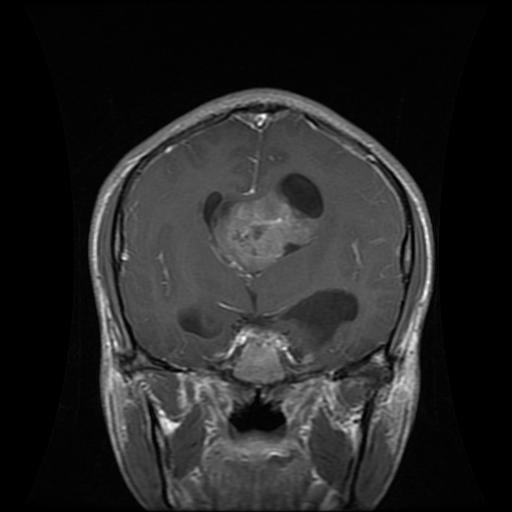
#> input picture brain-tumer-detection-backend/Training/glioma/Tr-glTr_0001.jpg, 512 x 512 px; its folder holds only this picture in this run
$ jupyter execute --allow-errors brain-tumor-model.ipynb   (shell and % lines are left out)
#> lines starting #> are read from the running program, lines starting #| are printed output that depends on the picture
### Cell 1: Import Libraries
- `os`, `random`, `json`, `time`: Standard Python modules for file operations, randomness, JSON handling, and timing.
- `torch`, `torchvision`, `torch.nn`: PyTorch and its vision utilities for deep learning.
- `cv2`: OpenCV for image processing.
- `numpy`: Numerical operations.
- `matplotlib.pyplot`, `seaborn`: Visualization libraries.
- `datasets`, `DataLoader`: PyTorch utilities for loading image datasets.
- `efficientnet_v2_s`, `EfficientNet_V2_S_Weights`: Pretrained EfficientNet model and weights.

[cell 1]
import os , random , json , time
import torch
import torchvision
import torch.nn as nn
import cv2
import numpy as np
import matplotlib.pyplot as plt
import seaborn as sns
from torchvision import datasets
from torch.utils.data import DataLoader
from torchvision.models import efficientnet_v2_s, EfficientNet_V2_S_Weights

### Cell 2: Set Dataset Paths
- `train_dir` and `test_dir` specify the folders containing training and testing images.

[cell 2]
train_dir = "Training"
test_dir = "Testing"

### Cell 3: Define Image Transformations
- Uses torchvision's `transforms` to preprocess images for training and testing.
- Converts grayscale images to 3 channels, resizes, normalizes, and converts to tensor.

[cell 3]
from torchvision import transforms

IMG_SIZE = 224
#> (the rest of this cell did not finish here and is left out)

### Cell 4: Load Datasets and Create DataLoaders
- Loads images using `ImageFolder` and applies transforms.
- Splits training data into train/validation sets.
- Creates PyTorch DataLoaders for batching and shuffling.

#> (a cell that did not finish here is left out)

### Cell 5: Visualize Sample Images
- Randomly selects 10 images from the training set.
- De-normalizes and plots them with their class labels.

#> (a cell that did not finish here is left out)

### Cell 6: Setup Device and Model
- Checks if a GPU is available and sets the device accordingly.
- Loads the EfficientNetV2-S model with pretrained weights.
- Modifies the final layer to match the number of classes in our dataset.

#> (a cell that did not finish here is left out)

### Cell 7: Print Device
- Confirms the device (CPU or GPU) being used for training.

#> (a cell that did not finish here is left out)

### Cell 8: Set Loss Function and Optimizer
- `lr`: Learning rate for the optimizer.
- `criterion`: Loss function, here CrossEntropyLoss is used for multi-class classification.
- `optimizer`: AdamW optimizer is used for training the model.

[cell 8]
import torch.optim as optim

lr = 0.003
#> (the rest of this cell did not finish here and is left out)

### Cell 9: Inspect DataLoader
- Prints the train_loader object to inspect its properties.

#> (a cell that did not finish here is left out)

### Cell 10: Inspect a Batch of Data
- Retrieves and prints the shape of a batch of images and labels from the train_loader.

#> (a cell that did not finish here is left out)

### Cell 11: Train the Model
- Defines the number of epochs and the path to save the best model.
- `evaluate` function: Evaluates the model on the given data loader.
- The model is trained using the training data, and its performance is validated using the validation data.

[cell 11]
import time

EPOCHS = 50
BEST_PATH = "best_model.pth"
best_acc = 0.0

def evaluate(model, loader, device, criterion):
    model.eval()
    total, correct, loss_total = 0, 0, 0.0

    with torch.no_grad():
        for x, y in loader:
            x, y = x.to(device), y.to(device)
            preds = model(x)
            loss = criterion(preds, y)

            loss_total += loss.item() * x.size(0)
            correct += (preds.argmax(1) == y).sum().item()
            total += y.size(0)

    avg_loss = loss_total / total
    avg_acc = correct / total
    return avg_loss, avg_acc

train_losses, val_losses = [], []
train_accs, val_accs = [], []

#> (the rest of this cell did not finish here and is left out)

### Cell 12: Plot Training History
- Plots the training and validation loss and accuracy over the epochs.

[cell 12]
plt.figure(figsize=(10,4))

# --- Loss Plot ---
plt.subplot(1,2,1)
plt.plot(train_losses, label='Train Loss')
plt.plot(val_losses, label='Val Loss')
plt.xlabel('Epoch')
plt.ylabel('Loss')
plt.title('Training vs Validation Loss')
plt.legend()

# --- Accuracy Plot ---
plt.subplot(1,2,2)
plt.plot(train_accs, label='Train Acc')
plt.plot(val_accs, label='Val Acc')
plt.xlabel('Epoch')
plt.ylabel('Accuracy')
plt.title('Training vs Validation Accuracy')
plt.legend()

plt.tight_layout()
plt.show()
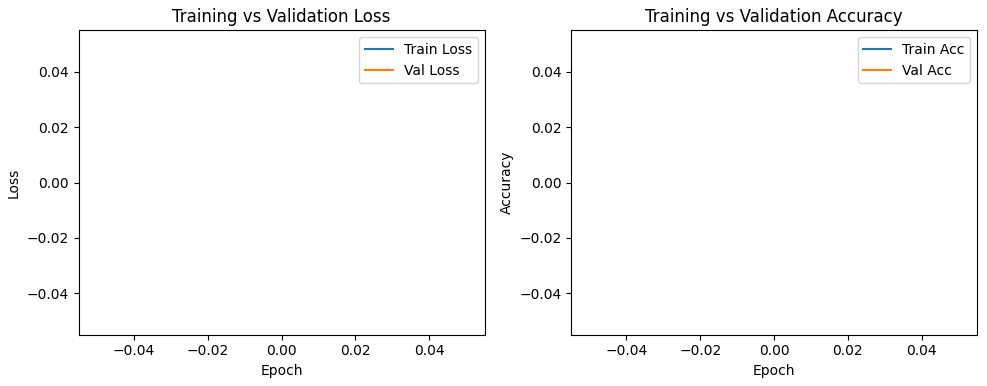
#> figure drawn by matplotlib, 2 panels

### Cell 13: Evaluate on Test Set
- The model is evaluated on the test set to determine its final accuracy.
- Confusion matrix is plotted to visualize the model's performance across different classes.

#> (a cell that did not finish here is left out)

#> (a cell that did not finish here is left out)

[cell 15]
from sklearn.metrics import confusion_matrix

#> (a cell that did not finish here is left out)

### Cell 14: Install OpenCV
- Installs the OpenCV package, if not already installed.

### Cell 15: Verify OpenCV Installation
- Checks the installed version of OpenCV.

[cell 17]
import cv2
print(cv2.__version__)

### Cell 16: Generate Masks for Tumor Segmentation
- For each tumor category, creates a binary mask where the tumor is located.
- Saves the generated masks in the specified mask directory.

[cell 18]
import os
import cv2
import numpy as np

train_root = "Training"
mask_root = "Training_masks"

# Get all tumor categories
categories = [cat for cat in os.listdir(train_root) if os.path.isdir(os.path.join(train_root, cat))]

for cat in categories:
    img_dir = os.path.join(train_root, cat)
    mask_dir = os.path.join(mask_root, cat)

    # Create mask folder if not exists
    os.makedirs(mask_dir, exist_ok=True)

    img_files = [f for f in os.listdir(img_dir) if f.lower().endswith(('.jpg', '.png', '.jpeg'))]

    print(f"Processing category: {cat}, Total images: {len(img_files)}")

    for img_name in img_files:
        img_path = os.path.join(img_dir, img_name)
        mask_path = os.path.join(mask_dir, img_name)

        # Skip if mask already exists
        if os.path.exists(mask_path):
            continue

        # Read and preprocess
        img = cv2.imread(img_path, cv2.IMREAD_GRAYSCALE)
        if img is None:
            continue

        # Normalize & blur
        img = cv2.GaussianBlur(img, (5, 5), 0)

        # Adaptive or Otsu thresholding
        _, mask = cv2.threshold(img, 0, 255, cv2.THRESH_BINARY + cv2.THRESH_OTSU)

        # Morphological operations to clean small noise
        kernel = np.ones((3, 3), np.uint8)
        mask = cv2.morphologyEx(mask, cv2.MORPH_CLOSE, kernel, iterations=2)
        mask = cv2.morphologyEx(mask, cv2.MORPH_OPEN, kernel, iterations=1)

        # Optionally invert mask if needed (tumor may appear dark)
        white_ratio = np.sum(mask == 255) / mask.size
        if white_ratio > 0.9:  # too bright => invert
            mask = cv2.bitwise_not(mask)

        # Save mask
        cv2.imwrite(mask_path, mask)

    print(f"✅ Masks generated for category: {cat}")

### Cell 17: Install Additional Packages
- Installs TensorFlow, NumPy, Matplotlib, Scikit-learn, and OpenCV packages.

### Cell 18: Import TensorFlow and Keras Libraries
- `tensorflow`: The main TensorFlow library.
- `layers`, `models`: Keras modules for building and training models.

[cell 19]
import os
import cv2
import numpy as np
import tensorflow as tf
from tensorflow.keras import layers, models
import matplotlib.pyplot as plt
from sklearn.model_selection import train_test_split

### Cell 19: Set Image Size
- `IMG_SIZE`: The target size to which all images will be resized.

[cell 20]
train_root = "Training"
mask_root = "Training_masks"

IMG_SIZE = 256  # You can increase to 256 for better accuracy

### Cell 20: Load Dataset Function
- `load_dataset`: A function to load and preprocess images and masks from the specified directories.

[cell 21]
def load_dataset(img_dir, mask_dir, img_size):
#> called with img_dir = 'Training', mask_dir = 'Training_masks', img_size = 256
    images = []
    masks = []
    categories = [cat for cat in os.listdir(img_dir) if os.path.isdir(os.path.join(img_dir, cat))]

    for cat in categories:
        img_folder = os.path.join(img_dir, cat)
        mask_folder = os.path.join(mask_dir, cat)

        for filename in os.listdir(img_folder):
            if not filename.lower().endswith(('.png', '.jpg', '.jpeg')):
                continue

            img_path = os.path.join(img_folder, filename)
            mask_path = os.path.join(mask_folder, filename)

            if not os.path.exists(mask_path):
                continue

            img = cv2.imread(img_path, cv2.IMREAD_GRAYSCALE)
#> img is the input picture: shape (512, 512); min 0, max 255, mean 37.8
            mask = cv2.imread(mask_path, cv2.IMREAD_GRAYSCALE)

            img = cv2.resize(img, (img_size, img_size))
#> img: shape (256, 256)
            mask = cv2.resize(mask, (img_size, img_size))

            img = img / 255.0
            mask = mask / 255.0
            mask = np.expand_dims(mask, axis=-1)

            images.append(img)
            masks.append(mask)

    return np.array(images), np.array(masks)

X, y = load_dataset(train_root, mask_root, IMG_SIZE)
print(f"Loaded {len(X)} images and {len(y)} masks")
#| Loaded 2 images and 2 masks
